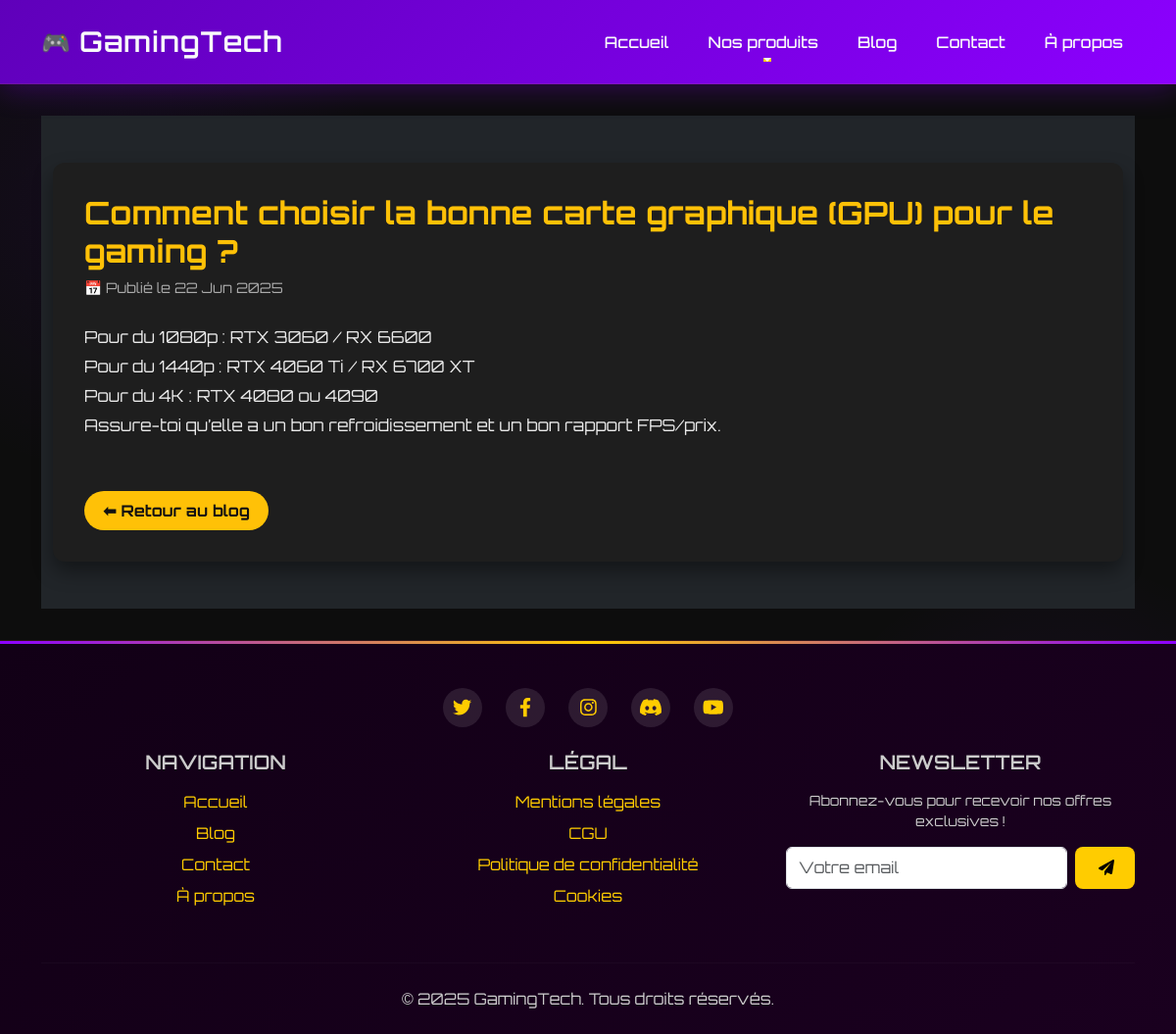
The page /blog/article/4/ on the database its author committed.
### core/models.py (models this page shows, shortened)
class Article(models.Model):
    title = models.CharField(max_length=200)
    summary = models.TextField()
    content = models.TextField()
    published_at = models.DateField(auto_now_add=True)
    image_url = models.URLField(blank=True, null=True)  # ✅ image ajoutée

### core/views.py (the view)
# urls.py: path('blog/article/<int:article_id>/', views.article_detail, name='article_detail'),
def article_detail(request, article_id):
    article = get_object_or_404(Article, pk=article_id)
    return render(request, 'article_detail.html', {'article': article})

### core/context_processors.py (called while the page is built)
def categories(request):
    return {
        'all_categories': Category.objects.all()
    }

### templates/article_detail.html (shortened to what this page needs)
{% extends "base.html" %}
{% block content %}
<section class="py-5 bg-dark">
  <div class="container">
    <div class="article-container">
      <h1 class="article-title">{{ article.title }}</h1>
      <p class="article-meta">📅 Publié le {{ article.published_at|date:"d M Y" }}</p>
      <div class="article-content">
        {{ article.content|linebreaks }}
      </div>
      <a href="{% url 'blog' %}" class="back-link">⬅ Retour au blog</a>
    </div>
  </div>
</section>
{% endblock %}

### templates/base.html (style rules this page uses)
:root { --primary: #8c00ff; --primary-dark: #5f00ba; --secondary: #ffcc00; --dark: #0d0d0d; --darker: #0a0a0a; --light: #f8f9fa; --card-bg: #1a1a2e; }
body { background-color: var(--dark); color: var(--light); min-height: 100vh; font-family: 'Orbitron', sans-serif; display: flex; flex-direction: column; background-image: radial-gradient(circle at 10% 20%, rgba(92, 0, 184, 0.1) 0%, transparent 20%), radial-gradient(circle at 90% 80%, rgba(140, 0, 255, 0.1) 0%, transparent 20%); }
h1, h2, h3, h4, h5, h6, .navbar-brand, .btn { font-family: 'Orbitron', sans-serif; font-weight: 600; }

### templates/article_detail.html (style rules this page uses)
.article-container { background-color: #1e1e1e; color: #eaeaea; padding: 2rem; border-radius: 0.75rem; box-shadow: 0 10px 20px rgba(0, 0, 0, 0.4); }
.article-title { font-size: 2rem; font-weight: 700; color: #ffc107; }
.article-meta { font-size: 0.9rem; color: #aaa; margin-bottom: 1.5rem; }
.article-content p { line-height: 1.8; margin-bottom: 1.2rem; font-size: 1.05rem; text-align: justify; }
.back-link { margin-top: 2rem; display: inline-block; background-color: #ffc107; color: #111; font-weight: bold; padding: 0.5rem 1.2rem; border-radius: 2rem; transition: background-color 0.3s ease; text-decoration: none; }

### rows shown on the page
Article: title "Comment choisir la bonne carte graphique (GPU) pour le gaming ?", published_at "22 Jun 2025", content "Pour du 1080p : RTX 3060 / RX 6600 Pour du 1440p : RTX 4060 Ti / RX 6700 XT Pour du 4K : RTX 4080 ou 4090 Assure-toi qu’elle a un bon refroidissement et un bon rapport FPS/prix."
